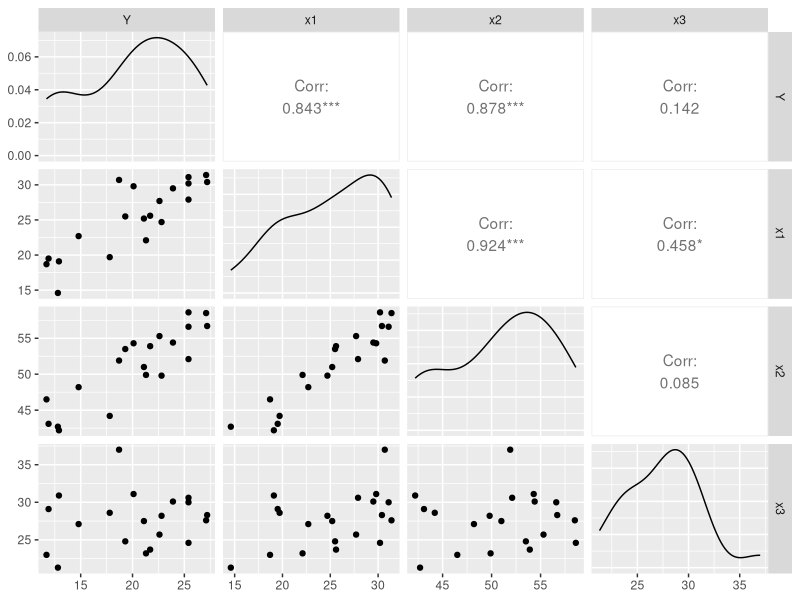

Write the R code that produced this figure.
## ---- chunk 1
knitr::opts_chunk$set(echo = TRUE)
## ---- chunk 2
y <- c(11.9, 22.8, 18.7, 20.1, 12.9, 21.7, 27.1, 25.4, 21.3, 19.3, 25.4, 27.2, 
       11.7, 17.8, 12.8, 23.9, 22.6, 25.4, 14.8, 21.1)
x1 <- c(19.5, 24.7, 30.7, 29.8, 19.1, 25.6, 31.4, 27.9, 22.1, 25.5, 
        31.1, 30.4, 18.7, 19.7, 14.6, 29.5, 27.7, 30.2, 22.7, 25.2)
x2 <- c(43.1, 49.8, 51.9, 54.3, 42.2, 53.9, 58.5, 52.1, 49.9, 53.5,
        56.6, 56.7, 46.5, 44.2, 42.7, 54.4, 55.3, 58.6, 48.2, 51.0)
x3 <- c(29.1, 28.2, 37.0, 31.1, 30.9, 23.7, 27.6, 30.6, 23.2, 24.8,
        30.0, 28.3, 23.0, 28.6, 21.3, 30.1, 25.7, 24.6, 27.1, 27.5)
data <- data.frame(Y=y, x1=x1, x2=x2, x3=x3)
data
## ---- chunk 3
library(GGally)
ggpairs(data)
## ---- chunk 4
lm.minimal <- lm(Y ~ 1, data=data)
lm.minimal
## ---- chunk 5
lm.all <- lm(Y ~ . , data=data)
lm.all
## ---- chunk 6
step(lm.minimal, scope=list(upper = lm.all,
lower= lm.minimal), direction="forward",
trace=1)
## ---- chunk 7
step(lm.all, direction="backward", trace=1)
## ---- chunk 8
step(lm.minimal, scope=list(upper = lm.all,
lower= lm.minimal),  direction="both", trace=1)
